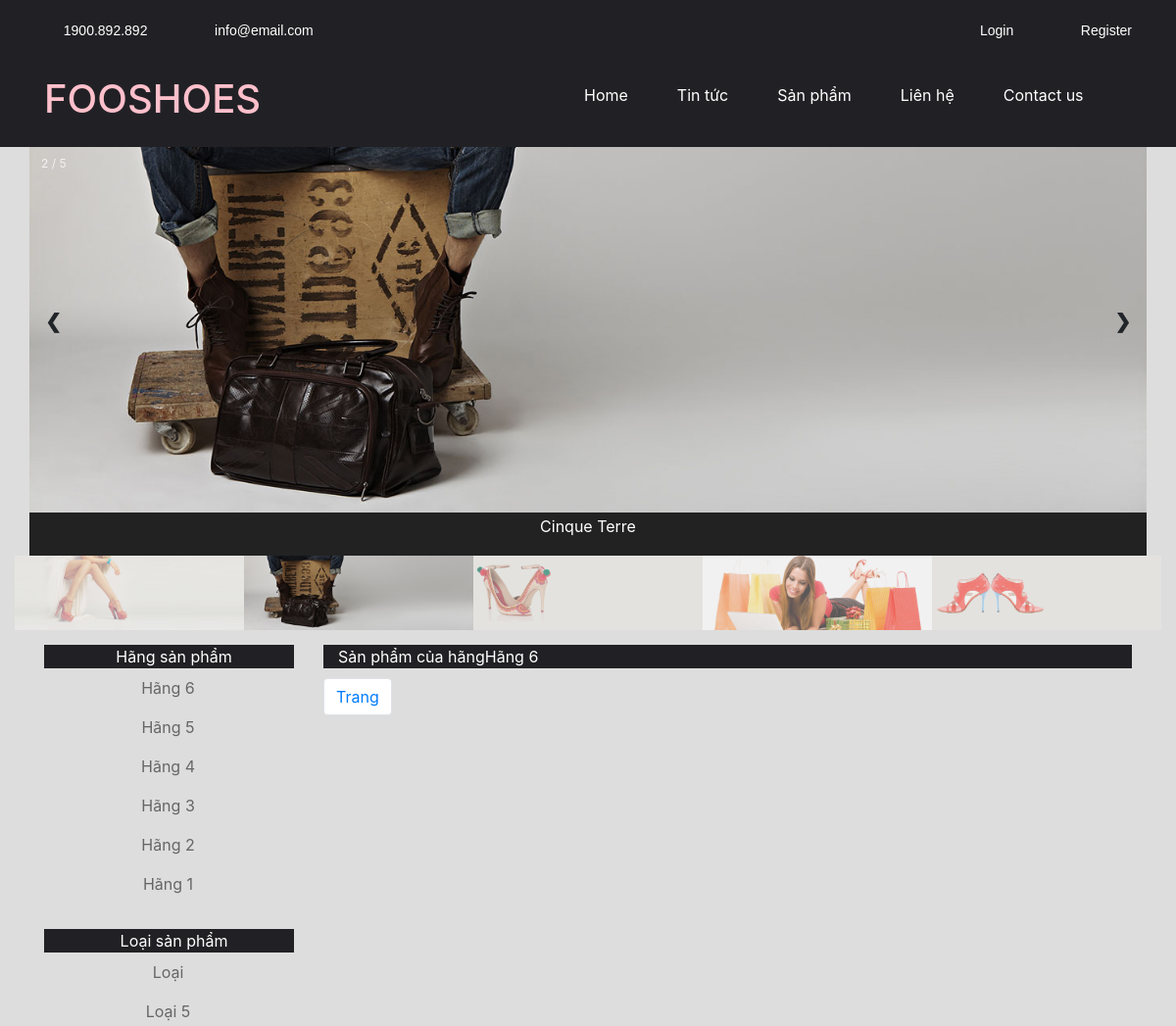
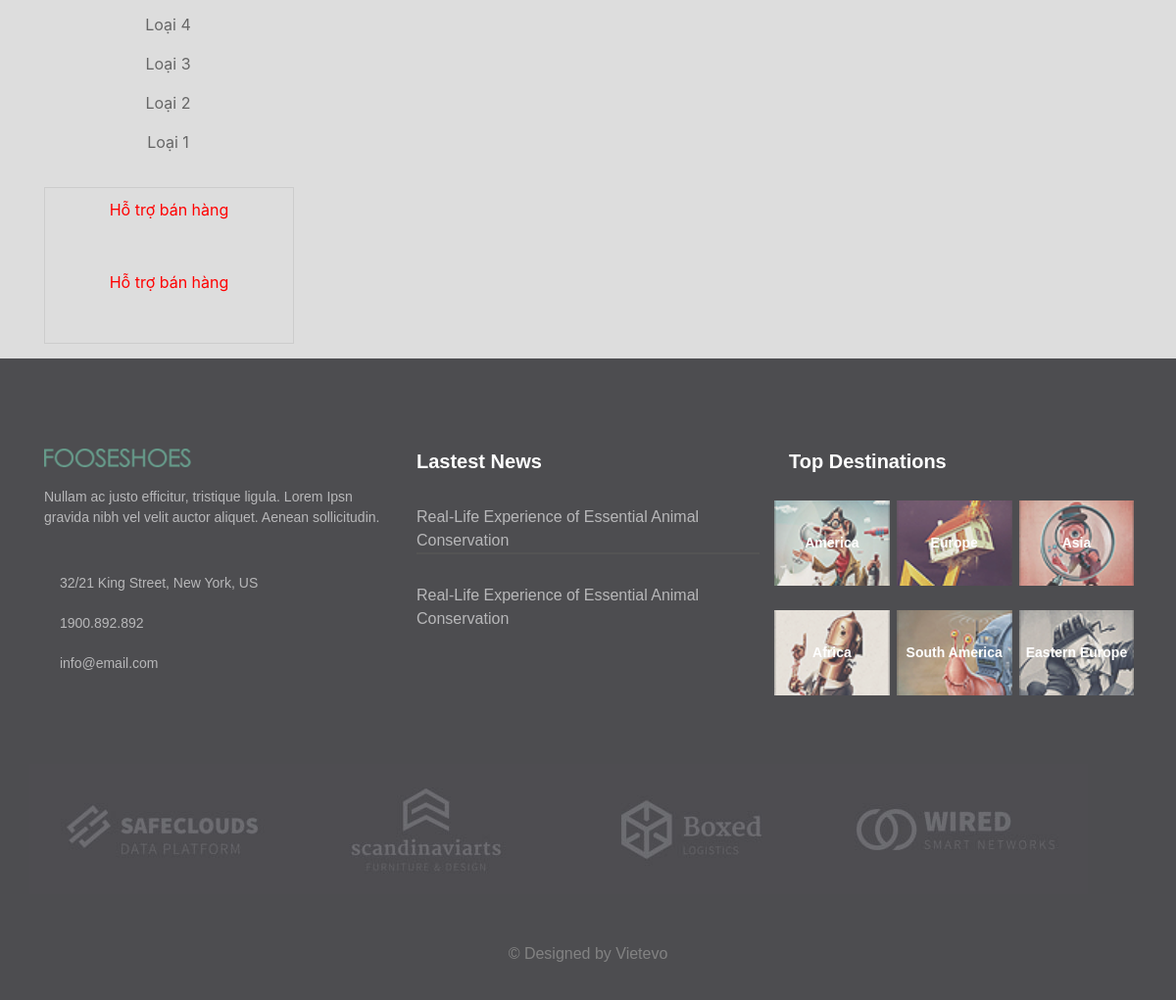
/index.php?controller=product&id=6, run on the app's committed database (2 pictures, top to bottom).
### tables this page shows
CREATE TABLE `tbl_category_product` (
  `pk_category_product_id` int(11) NOT NULL,
  `c_name` varchar(500) NOT NULL
);

CREATE TABLE `tbl_product_type` (
  `pk_product_type_id` int(11) NOT NULL,
  `c_name` varchar(500) NOT NULL
);

### Controller/frontend/controller_category.php (called while the page is built, shortened)
<?php
    class controller_category{
        public function __construct(){
            $this->model = new model();
            $arr = $this->model->get_all("select * from tbl_category_product order by pk_category_product_id desc");
            include "View/frontend/view_category.php";
        }
    }
    new controller_category();
 ?>

### Model/model.php (called while the page is built, shortened)
<?php
	class model{
		public function get_all($sql){
			global $db;
			$result = mysqli_query($db,$sql);
			$arr = array();
			while($rows = mysqli_fetch_object($result))
				$arr[] = $rows;
			return $arr;
		}
		public function get_a_record($sql){
			global $db;
			$result = mysqli_query($db,$sql);
			$arr = mysqli_fetch_object($result);
			return $arr;
		}
	}
 ?>

### Controller/frontend/controller_product_type.php (called while the page is built, shortened)
<?php
    class controller_product_type{
        public function __construct(){
            $this->model = new model();
            $arr = $this->model->get_all("select * from tbl_product_type order by pk_product_type_id desc");
            include "View/frontend/view_product_type.php";
        }
    }
    new controller_product_type();
 ?>

### Controller/frontend/controller_product.php (called while the page is built, shortened)
<?php
	class controller_product{
		public function __construct(){
			$this->model = new model();
			$id = isset($_GET["id"])?$_GET["id"]:0;
			include "view/frontend/view_product.php";
		}
	}
	new controller_product();
 ?>

### View/frontend/view_category.php (the view)
            <div class="box-container">
                <div class="product-category">
                    <div class="header"><span>Hãng sản phẩm</span></div>
                        <div id="product_category">
                        <ul>
                           <?php
                               foreach ($arr as $rows) {
                            ?>
                           <li>
                           	<a href="index.php?controller=product&id=<?php echo $rows->pk_category_product_id; ?>"><span><?php echo $rows->c_name; ?></span></a>
                           </li>
                           <?php } ?>
                       </ul>
                    </div>
                </div>
</div>

### View/frontend/view_product_type.php
        	<div class="box-container">
                <div class="product-category">
                    <div class="header"><span>Loại sản phẩm</span></div>
                        <div id="product_category">
                        <ul>
                           <?php
                               foreach ($arr as $rows) {
                            ?>
                           <li>
                           	<a href="index.php?controller=product&id=<?php echo $rows->pk_product_type_id; ?>"><span><?php echo $rows->c_name; ?></span></a>
                           </li>
                           <?php } ?>
                       </ul>
                    </div>
                </div>
</div>

### View/frontend/view_product.php (shortened to what this page needs)
    <div class="box-container">
        <div class="box-home box-product">
            <div class="header">
                <div class="promote">
                    <?php
                        $category = $this->model->get_a_record("select * from tbl_category_product where pk_category_product_id=$id");
                     ?>
                    <a href="#"><span>Sản phẩm của hãng<?php echo isset($category->c_name) ? $category->c_name : ""; ?></span></a>
                </div>
            </div>
            </div>
        </div>
 <div>
    <ul class="pagination">
            <li class="page-item"><a class="page-link" href="#">Trang</a></li>
    </ul>
</div>

### Public/frontend/css/index.css (style rules this page uses)
.header { position: relative; background-color: #212125; }
.box-container { padding-bottom:10px; width:100%; display:inline-block; }
.product-category .header span { padding-left: 10px; color: #fff; }
.product-category { padding-left: 0px; width: 100%; text-align: center; }
.product-category ul { padding-left: 0px; width: 100%; }
.product-category ul li { padding:0px 9px 0px 7px;list-style: none;width: 100%; }
.product-category ul li a { color:#666;display:block; text-decoration: none; }
.product-category ul li a span { display:block; padding:8px 0px 8px 0px; }
.box-home .header .promote a { color: #fff; padding-left: 15px; }

### data on the page
tbl_category_product: c_name "Hãng 6"
tbl_category_product: c_name "Hãng 5"
tbl_category_product: c_name "Hãng 4"
tbl_category_product: c_name "Hãng 3"
tbl_category_product: c_name "Hãng 2"
tbl_category_product: c_name "Hãng 1"
tbl_product_type: c_name "Loại"
tbl_product_type: c_name "Loại 5"
tbl_product_type: c_name "Loại 4"
tbl_product_type: c_name "Loại 3"
tbl_product_type: c_name "Loại 2"
tbl_product_type: c_name "Loại 1"
